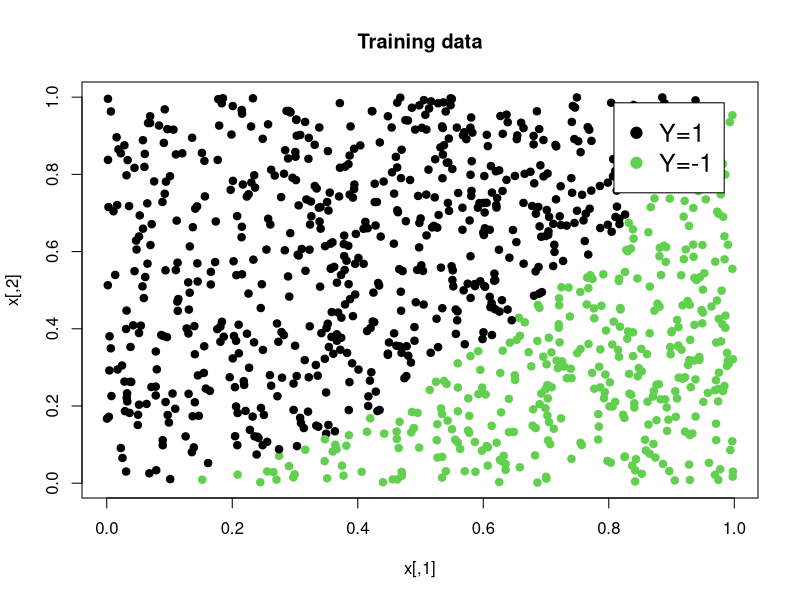
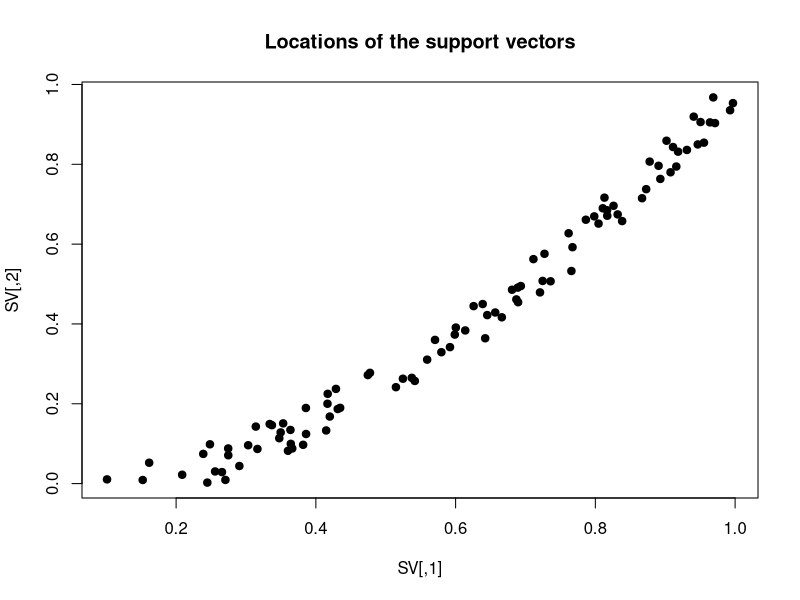
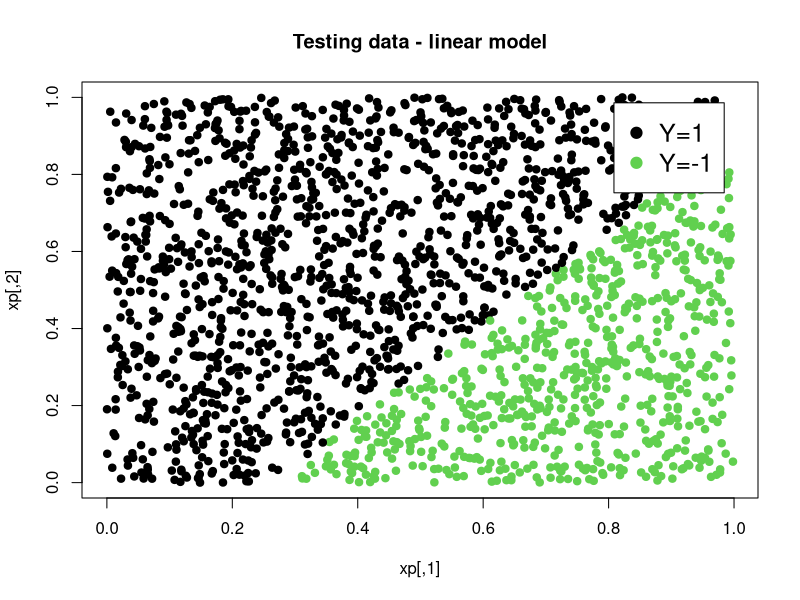
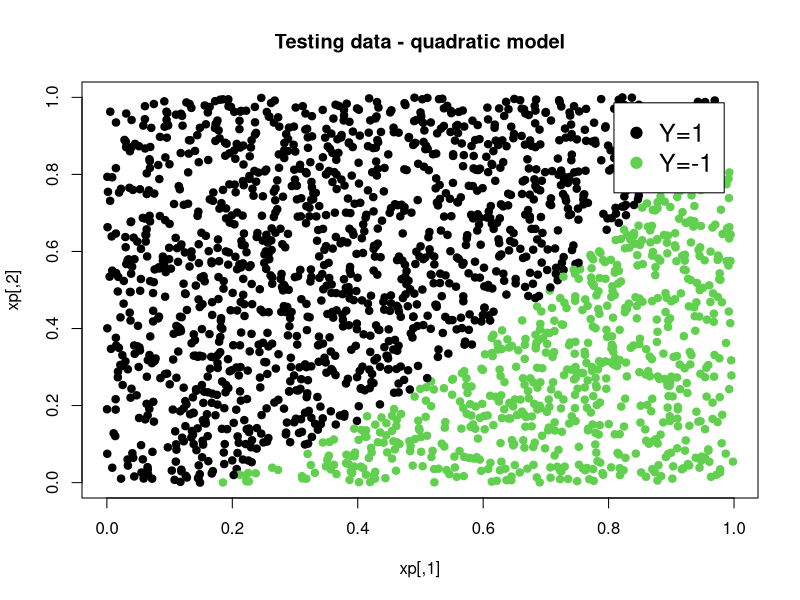
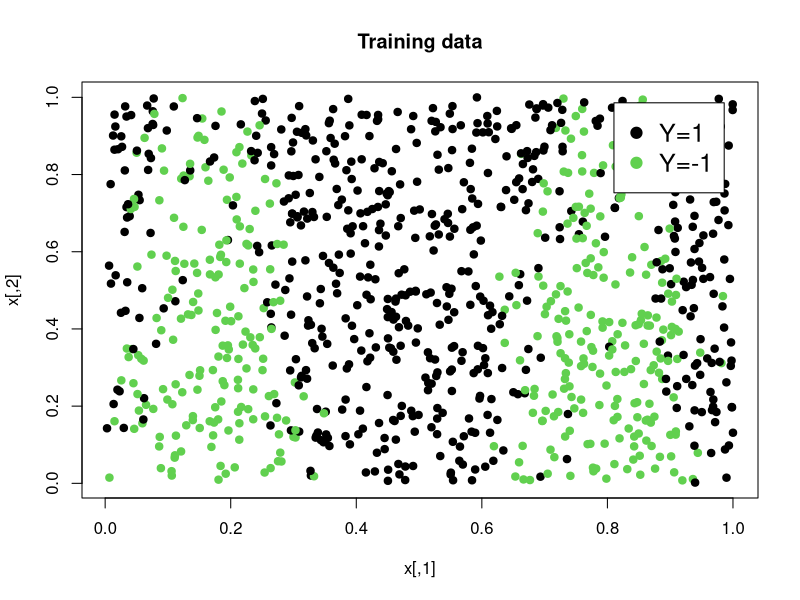
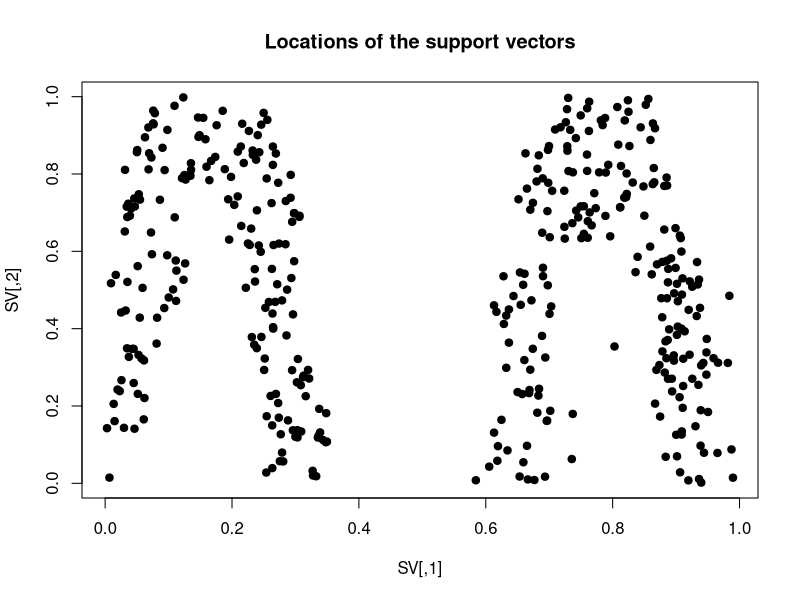
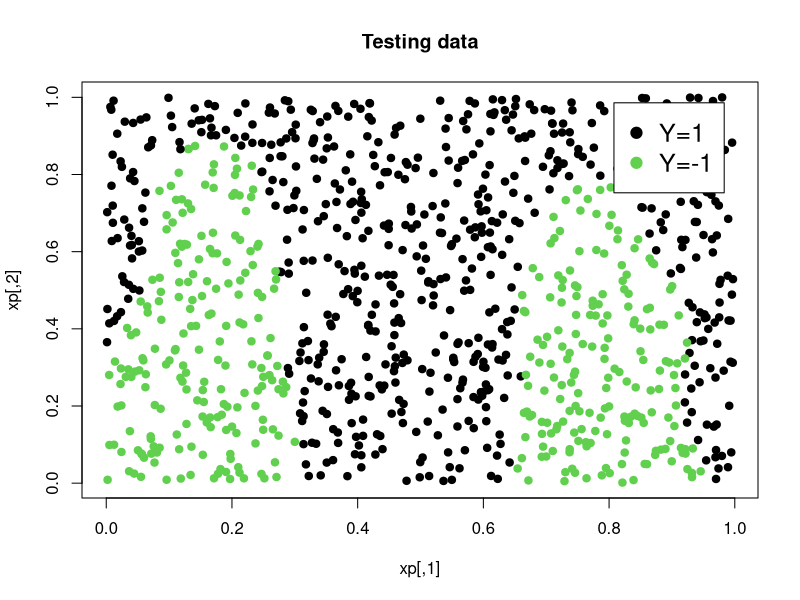

These figures' R source, in order:

library(kernlab)

# First a quadratic example:

 n <- 1000
 x <- cbind(runif(n),runif(n))
 y <- ifelse(x[,2] > x[,1]^2,1,-1)

 xp <- cbind(runif(2*n),runif(2*n))
 yp <- ifelse(xp[,2] > xp[,1]^2,1,-1)

 y   <- as.factor(y)
 yp  <- as.factor(yp)
 x1  <- x
 z1  <- xp
 x2  <- cbind(x,x^2,x[,1]*x[,2])
 z2  <- cbind(xp,xp^2,xp[,1]*xp[,2])


 plot(x,col=ifelse(y=="1",1,3),pch=19,main="Training data")
 legend("topright",c("Y=1","Y=-1"),pch=19,col=c(1,3),inset=0.05,bg=gray(1),cex=1.5)

 # Vanilldadot gives a linear SVM
 fit1<-ksvm(x1,y,kernel="vanilladot")
 fit2<-ksvm(x2,y,kernel="vanilladot")

 SV <- x[alphaindex(fit2)[[1]],]
 plot(SV,pch=19,main="Locations of the support vectors")


 # Predictions:

 yhat1 <- predict(fit1,z1)
 yhat2 <- predict(fit2,z2)
 table(yp,yhat1)
 table(yp,yhat2)

 plot(xp,col=ifelse(yhat1=="1",1,3),pch=19,main="Testing data - linear model")
 legend("topright",c("Y=1","Y=-1"),pch=19,col=c(1,3),inset=0.05,bg=gray(1),cex=1.5)

 plot(xp,col=ifelse(yhat2=="1",1,3),pch=19,main="Testing data - quadratic model")
 legend("topright",c("Y=1","Y=-1"),pch=19,col=c(1,3),inset=0.05,bg=gray(1),cex=1.5)






# First a harder example:

 n    <- 1000
 x    <- cbind(runif(n),runif(n))
 eta  <- x[,2] - sin(10*x[,1])
 prob <- 1/(1+exp(-5*eta))
 y    <- 2*rbinom(n,1,prob)-1

 xp   <- cbind(runif(n),runif(n))
 eta  <- xp[,2] - sin(10*xp[,1])
 prob <- 1/(1+exp(-5*eta))
 yp   <- 2*rbinom(n,1,prob)-1

 y  <- as.factor(y)
 yp <- as.factor(yp)

 plot(x,col=ifelse(y=="1",1,3),pch=19,main="Training data")
 legend("topright",c("Y=1","Y=-1"),pch=19,col=c(1,3),inset=0.05,bg=gray(1),cex=1.5)


 # Non-linear SVM with Gaussian (rbf = radial basis function) kernel
 fit<-ksvm(x,y,kernel="rbfdot")

 SV <- x[alphaindex(fit)[[1]],]
 plot(SV,pch=19,main="Locations of the support vectors")


 # Predictions:

 yhat <- predict(fit,xp)
 table(yp,yhat)

 plot(xp,col=ifelse(yhat=="1",1,3),pch=19,main="Testing data")
 legend("topright",c("Y=1","Y=-1"),pch=19,col=c(1,3),inset=0.05,bg=gray(1),cex=1.5)
